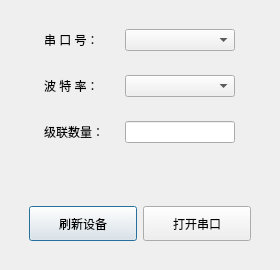
<?xml version="1.0" encoding="UTF-8"?>
<ui version="4.0">
 <class>connect485</class>
 <widget class="QDialog" name="connect485">
  <property name="geometry">
   <rect>
    <x>0</x>
    <y>0</y>
    <width>280</width>
    <height>270</height>
   </rect>
  </property>
  <property name="minimumSize">
   <size>
    <width>280</width>
    <height>270</height>
   </size>
  </property>
  <property name="maximumSize">
   <size>
    <width>280</width>
    <height>270</height>
   </size>
  </property>
  <property name="windowTitle">
   <string>Dialog</string>
  </property>
  <layout class="QHBoxLayout" name="horizontalLayout">
   <item>
    <widget class="QWidget" name="widget" native="true">
     <layout class="QVBoxLayout" name="verticalLayout">
      <item>
       <widget class="QWidget" name="widget_2" native="true">
        <layout class="QHBoxLayout" name="horizontalLayout_2">
         <item>
          <widget class="QLabel" name="label_serial">
           <property name="maximumSize">
            <size>
             <width>60</width>
             <height>16777215</height>
            </size>
           </property>
           <property name="text">
            <string>串 口 号：</string>
           </property>
          </widget>
         </item>
         <item>
          <widget class="QComboBox" name="comboBox_serial">
           <property name="maximumSize">
            <size>
             <width>110</width>
             <height>16777215</height>
            </size>
           </property>
          </widget>
         </item>
        </layout>
       </widget>
      </item>
      <item>
       <widget class="QWidget" name="widget_3" native="true">
        <layout class="QHBoxLayout" name="horizontalLayout_3">
         <item>
          <widget class="QLabel" name="label_baudrate">
           <property name="maximumSize">
            <size>
             <width>60</width>
             <height>16777215</height>
            </size>
           </property>
           <property name="text">
            <string>波 特 率：</string>
           </property>
          </widget>
         </item>
         <item>
          <widget class="QComboBox" name="comboBox_baudrate">
           <property name="maximumSize">
            <size>
             <width>110</width>
             <height>16777215</height>
            </size>
           </property>
          </widget>
         </item>
        </layout>
       </widget>
      </item>
      <item>
       <widget class="QWidget" name="widget_5" native="true">
        <layout class="QHBoxLayout" name="horizontalLayout_5">
         <item>
          <widget class="QLabel" name="label">
           <property name="maximumSize">
            <size>
             <width>60</width>
             <height>16777215</height>
            </size>
           </property>
           <property name="text">
            <string>级联数量：</string>
           </property>
          </widget>
         </item>
         <item>
          <widget class="QLineEdit" name="lineEdit_max">
           <property name="maximumSize">
            <size>
             <width>110</width>
             <height>16777215</height>
            </size>
           </property>
          </widget>
         </item>
        </layout>
       </widget>
      </item>
      <item>
       <spacer name="verticalSpacer">
        <property name="orientation">
         <enum>Qt::Vertical</enum>
        </property>
        <property name="sizeHint" stdset="0">
         <size>
          <width>20</width>
          <height>40</height>
         </size>
        </property>
       </spacer>
      </item>
      <item>
       <widget class="QWidget" name="widget_4" native="true">
        <layout class="QHBoxLayout" name="horizontalLayout_4">
         <item>
          <widget class="QPushButton" name="btn_scan">
           <property name="minimumSize">
            <size>
             <width>100</width>
             <height>35</height>
            </size>
           </property>
           <property name="text">
            <string>刷新设备</string>
           </property>
          </widget>
         </item>
         <item>
          <widget class="QPushButton" name="btn_open">
           <property name="minimumSize">
            <size>
             <width>100</width>
             <height>35</height>
            </size>
           </property>
           <property name="text">
            <string>打开串口</string>
           </property>
          </widget>
         </item>
        </layout>
       </widget>
      </item>
     </layout>
    </widget>
   </item>
  </layout>
 </widget>
 <resources/>
 <connections/>
</ui>
